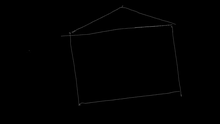
%> input picture 1119第二次實驗(課程四)/coursepathreader/5629652273987584.tif, 220 x 124 px, shrunk from 1920 x 1080 before the run; its folder holds only this picture in this run
$ octave pic_rate_onepic.m   (GNU Octave 9; MATLAB toolbox functions it lacks are replaced by stand-ins)
%> lines starting %> are read from the running program, lines starting %| are printed output that depends on the picture; in (x1, y1, x2, y2) boxes, pixels count from 0 and x2, y2 are one past the last pixel; in counts of white or black regions, pixels touching at a corner belong together; the program's own positions count from 1
clc;
clear;
close all;
add_temp=1;
for Bounding_box=100:100:1000;
sight_like_one=7;
sight_like_two=8;
sight_like_three=4;
allFile = dir('*.tif');
for k=1:1:length(allFile)
    pic=imread(allFile(k).name);%對每一張tif圖片做處理
%> pic is the input picture: size 124x220 uint8; min 0, max 76, mean 0.7
    pic=pic>0;                  %pic中點大於0的話就是ture,給1
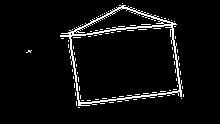
%> pic: size 124x220 logical; 5.2% white in thin lines or dots, all inside (x1, y1, x2, y2) = (26, 3, 184, 108)
    [x,y]=find(pic);            %找出矩陣X中的所有非零元素，並將這些元素的索引值填到[x,y]
%> x = 1418 values from 4 to 108; y = 1418 values from 27 to 184
    rtmap=zeros(Bounding_box);  %製造一個空白的矩陣
    xminimum=min(x);            %x取最小座標
%> xminimum = 4
    yminimum=min(y);            %y取最小座標
%> yminimum = 27
    xmaximum=max(x);            %x取最大座標
%> xmaximum = 108
    ymaximum=max(y);            %y取最大座標
%> ymaximum = 184
    x=x-xminimum+1;               %所有座標減去最小值,讓圖片可貼在(1,1)上
%> x = 1418 values, max 105 at index 286, min 1 at index 708, mean 50.56
    y=y-yminimum+1;               %所有座標減去最小值,讓圖片可貼在(1,1)上
%> y = 1418 values from 1 to 158
    x_magnification=(Bounding_box-2)/(xmaximum-xminimum); %看ｘ要放大多少倍 -2是為了怕ceil往上加一
%> x_magnification = 0.942
    y_magnification=(Bounding_box-2)/(ymaximum-yminimum); %看ｙ要放大多少倍
%> y_magnification = 0.624
    x_magnify=floor(x*x_magnification);    %放大ｘ   用ceil是怕floor座標會有0值
%> x_magnify = 1418 values, max 98 at index 286, min 0 at index 708, mean 47.17
    y_magnify =floor(y*y_magnification);   %放大ｙ
%> y_magnify = 1418 values from 0 to 98

    %figure,plot(y_magnify,-x_magnify,'x'),axis equal,axis tight     %show出ｐｌｏｔ

    for j=1:1:length(x_magnify)            %把相對應X,Y軸寫進rtmap裡,以便做二維傅立葉
        if(x_magnify(j,1)==0&&y_magnify(j,1)~=0)
            x_magnify(j,1)=1;
            rtmap(x_magnify(j,1),y_magnify(j,1))=1;
        end

        if(x_magnify(j,1)~=0&&y_magnify(j,1)==0)
            y_magnify(j,1)=1;
            rtmap(x_magnify(j,1),y_magnify(j,1))=1;
        end
        if(x_magnify(j,1)~=0&&y_magnify(j,1)~=0)
            rtmap(x_magnify(j,1),y_magnify(j,1))=1;
        end
    end
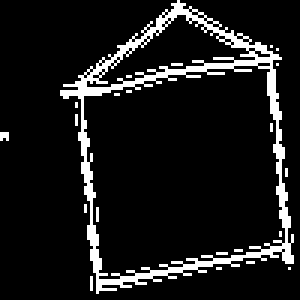
%> rtmap: size 100x100 double (shown 3 times larger); values 0 (black) and 1 (white), 10.4% white in thin lines or dots
%> after the loop, x_magnify = 1418 values, max 98 at index 286, min 1 at index 708, mean 47.17; y_magnify = 1418 values from 1 to 98
    %subplot(3,3,k),imshow(rtmap)     %show出放入空白矩陣圖片
    fmapq{k}=abs(fft2(rtmap));
    %figure,subplot(3,3,k),imshow(abs(log(abs(fmapq{i}))),[],'notruesize'),title('fft2');
    fmapq{k}= fmapq{k}/ fmapq{k}(1,1);
    fmapq{k}(1,1)=0;
end

originpic=9;%原圖

%figure,
for picnum=1:1:originpic-1
       sum=0;
    for i=1:1:size(rtmap,1)
        for j=1:1:size(rtmap,2)
%> (the run ends here)

$ run again, on 1119第二次實驗(課程四)/coursepathreader/5670405876482048.tif
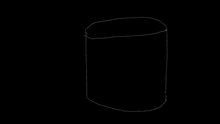
%> input picture 1119第二次實驗(課程四)/coursepathreader/5670405876482048.tif, 220 x 124 px, shrunk from 1920 x 1080 before the run
%> pic is the input picture: size 124x220 uint8; min 0, max 70, mean 0.6
%> `pic=pic>0;`:
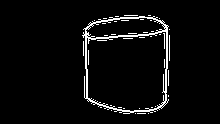
%> pic: size 124x220 logical; 4.4% white in thin lines or dots, all inside (x1, y1, x2, y2) = (82, 15, 170, 114)
%> `[x,y]=find(pic);`: x = 1195 values from 16 to 114; y = 1195 values from 83 to 170
%> xminimum = 16
%> yminimum = 83
%> xmaximum = 114
%> ymaximum = 170
%> `x=x-xminimum+1;`: x = 1195 values, max 99 at index 552, min 1 at index 553, mean 43.66
%> `y=y-yminimum+1;`: y = 1195 values from 1 to 88
%> x_magnification = 1
%> y_magnification = 1.13
%> x_magnify has the same summary as x
%> y_magnify = 1195 values from 1 to 99
%> after the loop `for j=1:1:length(x_magnify)`:
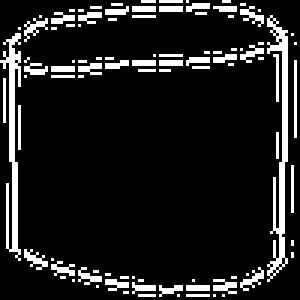
%> rtmap: size 100x100 double (shown 3 times larger); values 0 (black) and 1 (white), 11.9% white in thin lines or dots

$ run again, on 1119第二次實驗(課程四)/coursepathreader/5759409141579776.tif
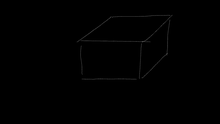
%> input picture 1119第二次實驗(課程四)/coursepathreader/5759409141579776.tif, 220 x 124 px, shrunk from 1920 x 1080 before the run
%> pic is the input picture: size 124x220 uint8; min 0, max 69, mean 0.6
%> `pic=pic>0;`:
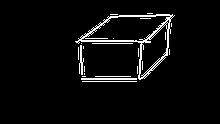
%> pic: size 124x220 logical; 4.3% white in thin lines or dots, all inside (x1, y1, x2, y2) = (75, 13, 175, 82)
%> `[x,y]=find(pic);`: x = 1185 values from 14 to 82; y = 1185 values from 76 to 175
%> xminimum = 14
%> yminimum = 76
%> xmaximum = 82
%> ymaximum = 175
%> `x=x-xminimum+1;`: x = 1185 values, max 69 at index 117, min 1 at index 845, mean 35.2
%> `y=y-yminimum+1;`: y = 1185 values from 1 to 100
%> x_magnification = 1.44
%> y_magnification = 0.99
%> x_magnify = 1185 values, max 99 at index 117, min 1 at index 845, mean 50.23
%> `y_magnify =floor(y*y_magnification);`: y_magnify = 1185 values from 0 to 98
%> after the loop `for j=1:1:length(x_magnify)`:
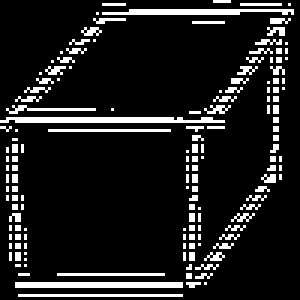
%> rtmap: size 100x100 double (shown 3 times larger); values 0 (black) and 1 (white), 11.8% white in thin lines or dots
%> after the loop `for j=1:1:length(x_magnify)`: y_magnify = 1185 values from 1 to 98

$ run again, on 1119第二次實驗(課程四)/coursepathreader/6198976764182528.tif
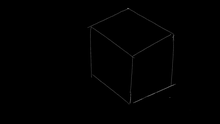
%> input picture 1119第二次實驗(課程四)/coursepathreader/6198976764182528.tif, 220 x 124 px, shrunk from 1920 x 1080 before the run
%> pic is the input picture: size 124x220 uint8; min 0, max 99, mean 0.7
%> `pic=pic>0;`:
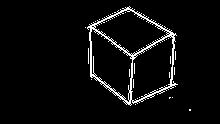
%> pic: size 124x220 logical; 4.5% white in thin lines or dots, all inside (x1, y1, x2, y2) = (85, 6, 191, 111)
%> `[x,y]=find(pic);`: x = 1236 values from 7 to 111; y = 1236 values from 86 to 191
%> xminimum = 7
%> yminimum = 86
%> xmaximum = 111
%> ymaximum = 191
%> `x=x-xminimum+1;`: x = 1236 values, max 105 at index 1234, min 1 at index 535, mean 51.45
%> `y=y-yminimum+1;`: y = 1236 values from 1 to 106
%> x_magnification = 0.942
%> y_magnification = 0.933
%> `x_magnify=floor(x*x_magnification);`: x_magnify = 1236 values, max 98 at index 1233, min 0 at index 535, mean 47.98
%> `y_magnify =floor(y*y_magnification);`: y_magnify = 1236 values from 0 to 98
%> after the loop `for j=1:1:length(x_magnify)`:
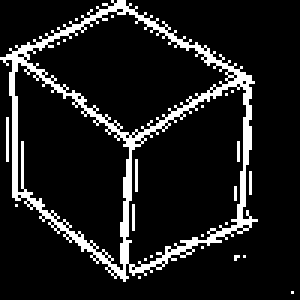
%> rtmap: size 100x100 double (shown 3 times larger); values 0 (black) and 1 (white), 11.6% white in thin lines or dots
%> after the loop `for j=1:1:length(x_magnify)`: x_magnify = 1236 values, max 98 at index 1233, min 1 at index 480, mean 47.98; y_magnify = 1236 values from 1 to 98

$ run again, on 1119第二次實驗(課程四)/coursepathreader/5632908932939776.tif
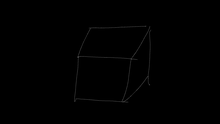
%> input picture 1119第二次實驗(課程四)/coursepathreader/5632908932939776.tif, 220 x 124 px, shrunk from 1920 x 1080 before the run
%> pic is the input picture: size 124x220 uint8; min 0, max 64, mean 0.6
%> `pic=pic>0;`:
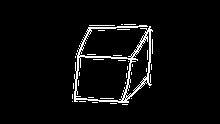
%> pic: size 124x220 logical; 4.5% white in thin lines or dots, all inside (x1, y1, x2, y2) = (72, 24, 153, 105)
%> `[x,y]=find(pic);`: x = 1227 values from 25 to 105; y = 1227 values from 73 to 153
%> xminimum = 25
%> yminimum = 73
%> xmaximum = 105
%> ymaximum = 153
%> `x=x-xminimum+1;`: x = 1227 values, max 81 at index 616, min 1 at index 589, mean 39.71
%> `y=y-yminimum+1;`: y = 1227 values from 1 to 81
%> x_magnification = 1.23
%> x_magnify = 1227 values, max 99 at index 616, min 1 at index 589, mean 48.14
%> y_magnify = 1227 values from 1 to 99
%> after the loop `for j=1:1:length(x_magnify)`:
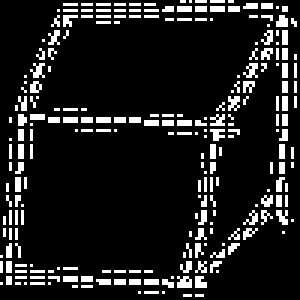
%> rtmap: size 100x100 double (shown 3 times larger); values 0 (black) and 1 (white), 12.3% white in thin lines or dots
